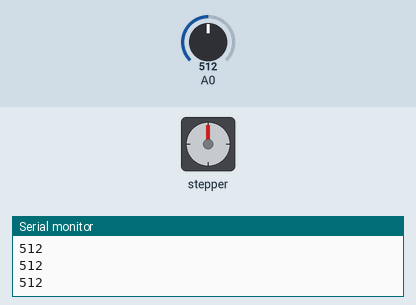
Bench run of a sketch on a simulated Arduino Uno, built with avr-gcc and run on an emulated ATmega328P. On the bench: stepper motor, the last lines printed to the serial monitor. The test bench sets the inputs (shaded band); at power-on: A0 = 512. Stepper angles assume 200 steps per turn.

Above: at 1.2 s.
1.3 s: A0 set to 891
4.3 s: A0 set to 909
At 5.2 s:
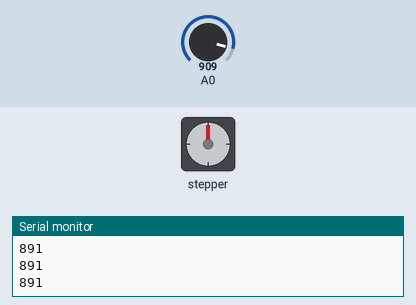
7.3 s: A0 set to 900
At 8.4 s:
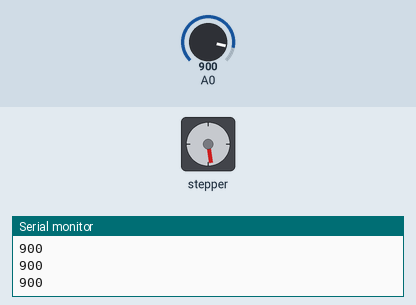
8.8 s: A0 set to 1023
At 9.6 s:
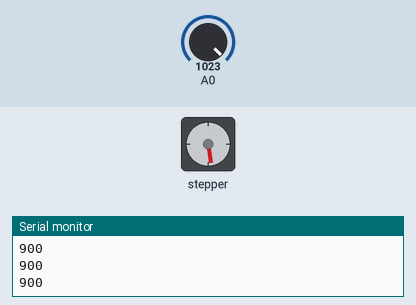
11.8 s: A0 set to 890
At 13.0 s:
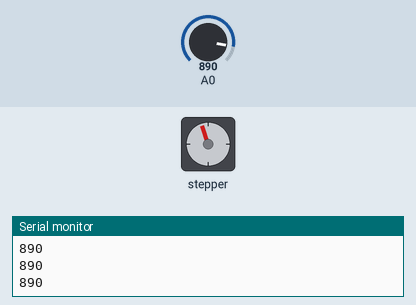
Timing chart, 0 to 14.3 s (numbered marks = the images above; inputs shaded):
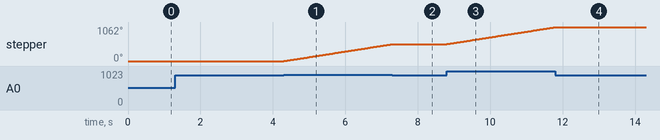

Measured:
- the behaviour switches between 900 and 901 on A0 (found by bisection; images 0 and 1)
- after the input at 4.3 s, stepper: keeps turning clockwise at about 177°/s, starting at once
- after the input at 7.3 s, stepper: stops changing and stays 531°
- after the input at 8.8 s, stepper: keeps turning clockwise at about 177°/s, starting at once
- after the input at 11.8 s, stepper: stops changing and stays 1062°

The sketch:

arduino_driving_test.ino
```cpp
# include <AccelStepper.h>

const int stepPin = 13;   // blue
const int dirPin = 12;   // orange

// Define a stepper and the pins it will use
AccelStepper stepper(1, stepPin, dirPin);  // initialize accelstepper for a two wire board

int pos = 0;

void setup() {
  pinMode(A0, INPUT);
  stepper.setMaxSpeed(100);
  stepper.setAcceleration(300);
  Serial.begin(9600);
}

void loop() {

  int pinState = analogRead(A0);
  Serial.println(pinState);

  while (analogRead(A0) > 900) {
    pos += 1;
    stepper.run();
    stepper.moveTo(pos);
  }
}
```
